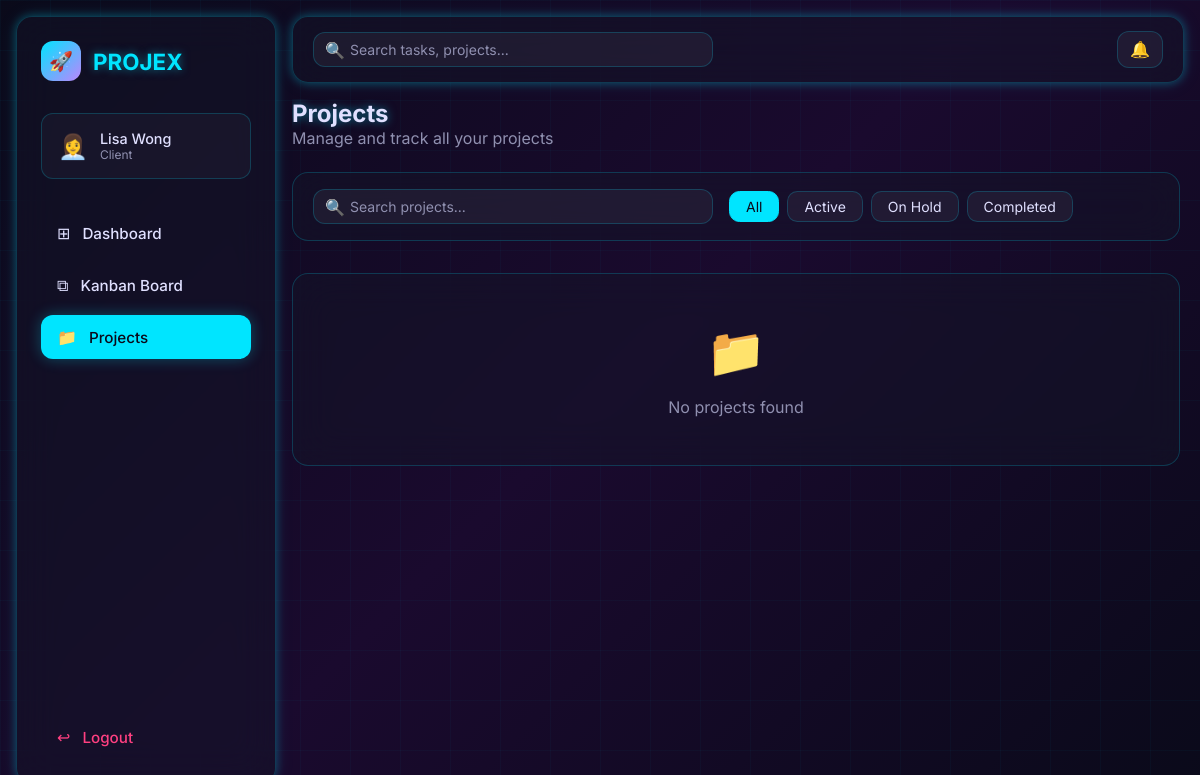
The app's page /index.php?page=projects (signed in) with its own data.
### tables this page shows
CREATE TABLE IF NOT EXISTS `users` (
  `id`         INT AUTO_INCREMENT PRIMARY KEY,
  `name`       VARCHAR(100) NOT NULL,
  `email`      VARCHAR(150) NOT NULL UNIQUE,
  `password`   VARCHAR(255) NOT NULL,
  `role`       ENUM('Admin','Project Manager','Developer','Designer','Client') NOT NULL DEFAULT 'Developer',
  `avatar`     VARCHAR(10)  DEFAULT '👤',
  `created_at` TIMESTAMP    DEFAULT CURRENT_TIMESTAMP
);

### data/data.php (called while the page is built, shortened)
<?php
require_once __DIR__ . '/../config/db.php';
function dbRow($sql, $types = '', ...$params) {
    global $conn;
    $stmt = mysqli_prepare($conn, $sql);
    if ($params) mysqli_stmt_bind_param($stmt, $types, ...$params);
    mysqli_stmt_execute($stmt);
    $result = mysqli_stmt_get_result($stmt);
    return mysqli_fetch_assoc($result);
}
function getUserById($id) {
    return dbRow('SELECT * FROM users WHERE id = ?', 'i', $id);
}

### partials/layout_start.php (the view, shortened to what this page needs)
<?php
$currentUser  = $_SESSION['user'];
$activePage   = $_GET['page'] ?? 'dashboard';
?>
<div class="app-layout">
    <aside class="sidebar glass-card neon-border">
        <div class="sidebar-logo">
            <div class="logo-badge">🚀</div>
            <span class="neon-text logo-text">PROJEX</span>
        </div>
        <div class="user-info">
            <div class="user-avatar"><?= $currentUser['avatar'] ?? '👤' ?></div>
            <div class="user-details">
                <div class="user-name"><?= htmlspecialchars($currentUser['name']) ?></div>
                <div class="user-role"><?= htmlspecialchars($currentUser['role']) ?></div>
            </div>
        </div>
        <nav class="sidebar-nav">
            <a href="index.php?page=dashboard" class="nav-item <?= $activePage==='dashboard'?'active':'' ?>"><span class="nav-icon">⊞</span> Dashboard</a>
            <a href="index.php?page=kanban"    class="nav-item <?= $activePage==='kanban'   ?'active':'' ?>"><span class="nav-icon">⧉</span> Kanban Board</a>
            <a href="index.php?page=projects"  class="nav-item <?= $activePage==='projects' ?'active':'' ?>"><span class="nav-icon">📁</span> Projects</a>
        </nav>
        <a href="index.php?page=logout" class="nav-item logout-btn"><span class="nav-icon">↩</span> Logout</a>
    </aside>
    <div class="main-content">
        <div class="topbar glass-card neon-border">
            <div class="topbar-left">
                <div class="search-wrap">
                    <span class="search-icon">🔍</span>
                    <input type="text" id="globalSearch" placeholder="Search tasks, projects..." class="search-input">
                </div>
            </div>
            <div class="topbar-right">
                <div class="notif-wrap">
                    <button class="icon-btn" onclick="toggleNotifs()" id="notifBtn">
                        🔔
                    </button>
                </div>
            </div>
        </div>
        <div class="page-content">

### css/style.css (style rules this page uses)
*, *::before, *::after { box-sizing: border-box; margin: 0; padding: 0; }
:root { --deep-space: #0a0a1a; --space-mid: #1a0a2e; --neon-cyan: #00e5ff; --amethyst: #bb86fc; --glass-bg: rgba(20, 20, 40, 0.5); --glass-border: rgba(0, 229, 255, 0.2); --text-primary: #e0e0ff; --text-muted: #9090b0; --red-neon: #ff4081; --green-neon: #00ff88; --radius: 1rem; }
html { font-size: 16px; }
body { font-family: 'Inter', sans-serif; background: linear-gradient(135deg, var(--deep-space) 0%, var(--space-mid) 50%, var(--deep-space) 100%); background-attachment: fixed; color: var(--text-primary); min-height: 100vh; position: relative; }
body::before { content: ''; position: fixed; inset: 0; background-image: linear-gradient(rgba(0,229,255,.03) 1px, transparent 1px), linear-gradient(90deg, rgba(0,229,255,.03) 1px, transparent 1px); background-size: 50px 50px; pointer-events: none; z-index: 0; }
* { position: relative; z-index: 1; }
a { text-decoration: none; color: inherit; }
.glass-card { background: var(--glass-bg); backdrop-filter: blur(20px); -webkit-backdrop-filter: blur(20px); border: 1px solid var(--glass-border); border-radius: var(--radius); }
.neon-border { box-shadow: 0 0 10px rgba(0,229,255,.3), 0 0 20px rgba(0,229,255,.1); }
.neon-text { text-shadow: 0 0 10px rgba(0,229,255,.5); }
.app-layout { display: flex; min-height: 100vh; }
.sidebar { width: 260px; flex-shrink: 0; margin: 1rem; padding: 1.5rem; display: flex; flex-direction: column; position: sticky; top: 1rem; height: calc(100vh - 2rem); }
.sidebar-logo { display: flex; align-items: center; gap: .75rem; margin-bottom: 2rem; }
.logo-badge { width: 40px; height: 40px; border-radius: .75rem; background: linear-gradient(135deg, #00e5ff, #bb86fc); display: flex; align-items: center; justify-content: center; font-size: 1.2rem; }
.logo-text { font-size: 1.4rem; font-weight: 700; color: var(--neon-cyan); }
.user-info { display: flex; align-items: center; gap: .75rem; padding: 1rem; border-radius: .75rem; background: rgba(255,255,255,.03); border: 1px solid rgba(0,229,255,.2); margin-bottom: 2rem; }
.user-avatar { font-size: 1.5rem; }
.user-name { color: var(--text-primary); font-size: .9rem; font-weight: 500; }
.user-role { color: var(--text-muted); font-size: .75rem; }
.sidebar-nav { flex: 1; display: flex; flex-direction: column; gap: .5rem; }
.nav-item { display: flex; align-items: center; gap: .75rem; padding: .75rem 1rem; border-radius: .75rem; color: var(--text-primary); font-size: .95rem; font-weight: 500; transition: all .2s; border: none; background: transparent; cursor: pointer; }
.nav-item.active { background: var(--neon-cyan); color: var(--deep-space); box-shadow: 0 0 15px rgba(0,229,255,.3); }
.nav-icon { font-size: 1rem; }
.logout-btn { color: var(--red-neon); margin-top: .5rem; }
.main-content { flex: 1; display: flex; flex-direction: column; padding: 1rem 1rem 1rem 0; overflow: hidden; }
.topbar { padding: .875rem 1.25rem; margin-bottom: 1rem; display: flex; align-items: center; justify-content: space-between; gap: 1rem; }
.topbar-left { flex: 1; display: flex; align-items: center; gap: .75rem; }
.topbar-right { display: flex; align-items: center; gap: .75rem; }
.search-wrap { position: relative; flex: 1; max-width: 400px; }
.search-icon { position: absolute; left: .75rem; top: 50%; transform: translateY(-50%); color: var(--text-muted); font-size: 1rem; pointer-events: none; }
.search-input { width: 100%; background: rgba(255,255,255,.05); border: 1px solid var(--glass-border); border-radius: .75rem; color: var(--text-primary); padding: .5rem .75rem .5rem 2.25rem; font-size: .875rem; font-family: inherit; outline: none; transition: border-color .2s; }
.search-input::placeholder { color: var(--text-muted); }
.icon-btn { background: rgba(255,255,255,.05); border: 1px solid var(--glass-border); border-radius: .75rem; color: var(--neon-cyan); padding: .5rem .75rem; cursor: pointer; font-size: 1rem; position: relative; transition: background .2s; }
.notif-wrap { position: relative; }
.page-content { flex: 1; overflow-y: auto; padding-right: .25rem; display: flex; flex-direction: column; gap: 1rem; }
.topbar { position: relative; z-index: 9999; }
.main-content { overflow: visible !important; }
.stats-grid, .section-card, .page-content { z-index: 1 !important; }

### records on screen
users: avatar "👩‍💼", name "Lisa Wong", role "Client"

### other values on screen
$sf "All"
$sf "Active"
$sf "On Hold"
$sf "Completed"
